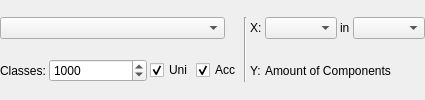
             <widget class="QWidget" name="page_PlotComp_StatHist">
              <layout class="QGridLayout" name="gridLayout_21">
               <property name="leftMargin">
                <number>0</number>
               </property>
               <property name="topMargin">
                <number>0</number>
               </property>
               <property name="rightMargin">
                <number>0</number>
               </property>
               <property name="bottomMargin">
                <number>0</number>
               </property>
               <property name="spacing">
                <number>3</number>
               </property>
               <item row="0" column="0" colspan="4">
                <widget class="QComboBox" name="comboBox_PlotComp_StatHist_Mode">
                 <property name="sizePolicy">
                  <sizepolicy hsizetype="Fixed" vsizetype="Fixed">
                   <horstretch>0</horstretch>
                   <verstretch>0</verstretch>
                  </sizepolicy>
                 </property>
                 <property name="minimumSize">
                  <size>
                   <width>225</width>
                   <height>0</height>
                  </size>
                 </property>
                 <property name="maximumSize">
                  <size>
                   <width>225</width>
                   <height>16777215</height>
                  </size>
                 </property>
                </widget>
               </item>
               <item row="0" column="4" rowspan="2">
                <widget class="Line" name="line_PlotComp_StatHist">
                 <property name="orientation">
                  <enum>Qt::Vertical</enum>
                 </property>
                </widget>
               </item>
               <item row="0" column="5">
                <widget class="QLabel" name="label_PlotComp_StatHist_X">
                 <property name="sizePolicy">
                  <sizepolicy hsizetype="Maximum" vsizetype="Preferred">
                   <horstretch>0</horstretch>
                   <verstretch>0</verstretch>
                  </sizepolicy>
                 </property>
                 <property name="text">
                  <string>X:</string>
                 </property>
                </widget>
               </item>
               <item row="1" column="0">
                <widget class="QLabel" name="label_PlotComp_StatHist_Classes">
                 <property name="sizePolicy">
                  <sizepolicy hsizetype="Maximum" vsizetype="Preferred">
                   <horstretch>0</horstretch>
                   <verstretch>0</verstretch>
                  </sizepolicy>
                 </property>
                 <property name="text">
                  <string>Classes:</string>
                 </property>
                </widget>
               </item>
               <item row="1" column="1">
                <widget class="QSpinBox" name="spinBox_PlotComp_StatHist_Classes">
                 <property name="sizePolicy">
                  <sizepolicy hsizetype="Fixed" vsizetype="Fixed">
                   <horstretch>0</horstretch>
                   <verstretch>0</verstretch>
                  </sizepolicy>
                 </property>
                 <property name="minimumSize">
                  <size>
                   <width>98</width>
                   <height>0</height>
                  </size>
                 </property>
                 <property name="maximumSize">
                  <size>
                   <width>98</width>
                   <height>16777215</height>
                  </size>
                 </property>
                 <property name="minimum">
                  <number>1</number>
                 </property>
                 <property name="maximum">
                  <number>10000</number>
                 </property>
                 <property name="singleStep">
                  <number>10</number>
                 </property>
                 <property name="value">
                  <number>1000</number>
                 </property>
                </widget>
               </item>
               <item row="1" column="2">
                <widget class="QCheckBox" name="checkBox_PlotComp_StatHist_Uniform">
                 <property name="sizePolicy">
                  <sizepolicy hsizetype="Maximum" vsizetype="Fixed">
                   <horstretch>0</horstretch>
                   <verstretch>0</verstretch>
                  </sizepolicy>
                 </property>
                 <property name="text">
                  <string>Uni</string>
                 </property>
                 <property name="checked">
                  <bool>true</bool>
                 </property>
                </widget>
               </item>
               <item row="1" column="3">
                <widget class="QCheckBox" name="checkBox_PlotComp_StatHist_Accumulate">
                 <property name="sizePolicy">
                  <sizepolicy hsizetype="Maximum" vsizetype="Fixed">
                   <horstretch>0</horstretch>
                   <verstretch>0</verstretch>
                  </sizepolicy>
                 </property>
                 <property name="text">
                  <string>Acc</string>
                 </property>
                 <property name="checked">
                  <bool>true</bool>
                 </property>
                </widget>
               </item>
               <item row="1" column="5">
                <widget class="QLabel" name="label_PlotComp_StatHist_Y">
                 <property name="sizePolicy">
                  <sizepolicy hsizetype="Maximum" vsizetype="Preferred">
                   <horstretch>0</horstretch>
                   <verstretch>0</verstretch>
                  </sizepolicy>
                 </property>
                 <property name="text">
                  <string>Y:</string>
                 </property>
                </widget>
               </item>
               <item row="0" column="7">
                <widget class="QLabel" name="label_PlotComp_StatHist_X_Description">
                 <property name="sizePolicy">
                  <sizepolicy hsizetype="Maximum" vsizetype="Preferred">
                   <horstretch>0</horstretch>
                   <verstretch>0</verstretch>
                  </sizepolicy>
                 </property>
                 <property name="text">
                  <string>in</string>
                 </property>
                </widget>
               </item>
               <item row="0" column="6">
                <widget class="QComboBox" name="comboBox_PlotComp_StatHist_Stat"/>
               </item>
               <item row="0" column="8">
                <widget class="QComboBox" name="comboBox_PlotComp_StatHist_Image"/>
               </item>
               <item row="1" column="6" colspan="3">
                <widget class="QLabel" name="label_PlotComp_StatHist_Y_Description">
                 <property name="text">
                  <string>Amount of Components</string>
                 </property>
                </widget>
               </item>
              </layout>
             </widget>
